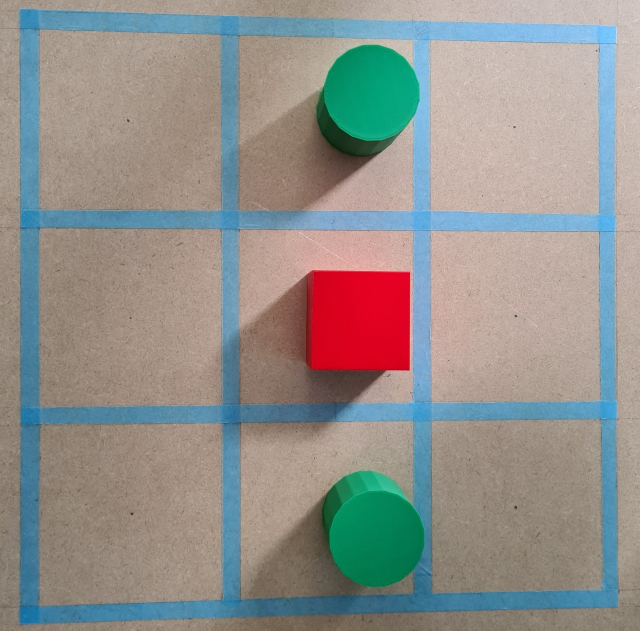
#> input picture shapes.jpg, 1280 x 1262 px (shown at 1/2 size)
$ python object_detection.py
#> lines starting #> are read from the running program, lines starting #| are printed output that depends on the picture; after the words box and inside, x2 and y2 are one past the last pixel; in counts of white or black regions, pixels touching at a corner belong together
import string
import cv2
import numpy as np

def findObject(object:string):
    if (object == "cube"):
        lower_range = np.array([169, 100, 100])
        upper_range = np.array([189, 255, 255])
        color = (0,255,0)
    else:
        lower_range = np.array([[50, 100, 100]])
        upper_range = np.array([90, 255, 255])
        color = (255,0,0)
    mask = cv2.inRange(hsv, lower_range, upper_range)
    mask = cv2.erode(mask, None, iterations=2)
    mask = cv2.dilate(mask, None, iterations=2)
    cent , _ = cv2.findContours(mask, cv2.RETR_EXTERNAL, cv2.CHAIN_APPROX_NONE)
    cv2.drawContours(resized,cent,-1,color,3)

    for (i,c) in enumerate(cent):
        M= cv2.moments(c)
        cx= int(M['m10']/M['m00'])
        cy= int(M['m01']/M['m00'])
        x,y,w,h= cv2.boundingRect(c)
        cv2.putText(resized, text= object, org=(cx-10,y+30),
                fontFace= cv2.FONT_HERSHEY_SIMPLEX, fontScale=1, color=(0,0,0),
                thickness=1, lineType=cv2.LINE_AA)

    count = (len(cent))
    print(object+":",count)


img = cv2.imread("shapes.jpg")
#> img is the input picture: shape (1262, 1280, 3); mean B, G, R 140.3, 144.2, 145.8

#Work with the image
scale_percent = 40 # percent of original size
width = int(img.shape[1] * scale_percent / 100)
#> width = 512
height = int(img.shape[0] * scale_percent / 100)
#> height = 504
dim = (width, height)
#> dim = (512, 504)
resized = cv2.resize(img, dim, interpolation = cv2.INTER_AREA)

hsv = cv2.cvtColor(resized, cv2.COLOR_BGR2HSV)
#> hsv: shape (504, 512, 3); mean H, S, V 38.4, 73.1, 167.6

findObject("cube")
#> in findObject, `mask = cv2.inRange(hsv, lower_range, upper_range)`:
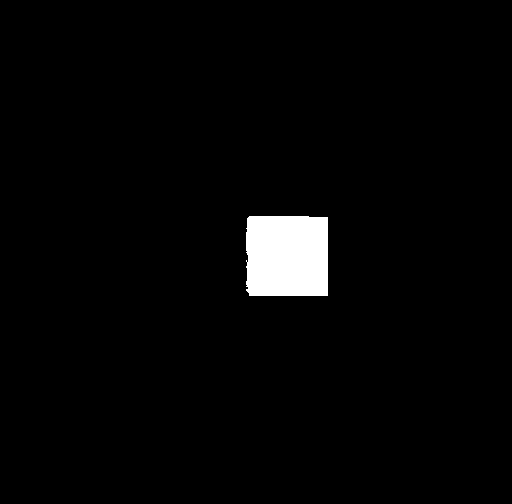
#> mask: shape (504, 512); 2.5% white; 1 white region, box (x1, y1, x2, y2) and area: (246, 216, 328, 296) 6474
#> in findObject, `mask = cv2.erode(mask, None, iterations=2)`:
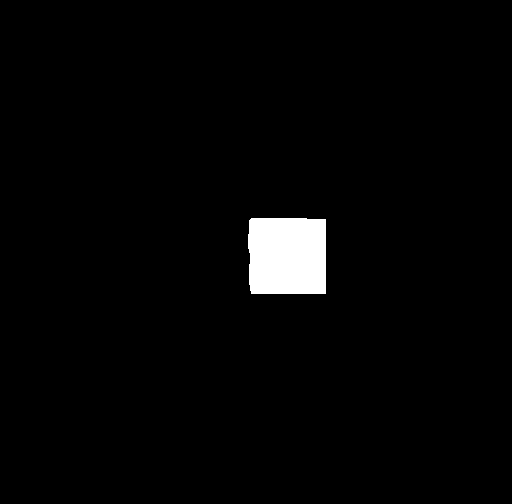
#> mask: shape (504, 512); 2.3% white; 1 white region, box (x1, y1, x2, y2) and area: (248, 218, 326, 294) 5822
#> in findObject, `mask = cv2.dilate(mask, None, iterations=2)`: mask: shape (504, 512); 2.5% white; 1 white region
#> in findObject, `cent , _ = cv2.findContours(mask, cv2.RETR_EXTERNAL, cv2.CHAIN_APPROX_..`: cent = 1 contour; box (x1, y1, x2, y2) and area: (246, 216, 328, 296) 6300
#> in findObject, `cv2.drawContours(resized,cent,-1,color,3)`:
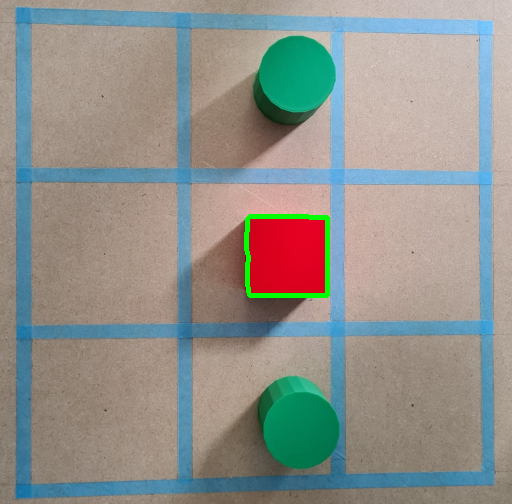
#> resized: shape (504, 512, 3); mean B, G, R 139.8, 145.4, 144.7
#> the loop in findObject, `for (i,c) in enumerate(cent):` made 1 pass
#> (cx, cy, x, y, w, h) on pass 1: (286, 255, 246, 216, 82, 80)
#> after the loop in findObject, `for (i,c) in enumerate(cent):`:
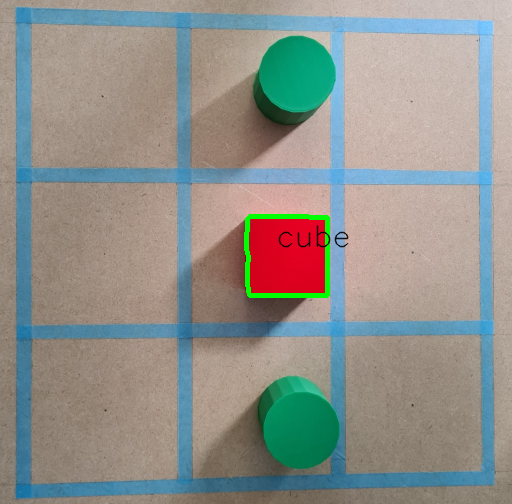
#> resized: shape (504, 512, 3); 0.19% of pixels changed, all inside (x1, y1, x2, y2) = (278, 225, 349, 248)
#> in findObject, `count = (len(cent))`: count = 1
#| cube: 1
findObject("cylinder")
#> call 2 of findObject, with object = 'cylinder'
#> in findObject (call 2), `mask = cv2.inRange(hsv, lower_range, upper_range)`: mask: shape (504, 512); 3.9% white; 4 white regions (2 under 20 px), largest, box (x1, y1, x2, y2) and area: (263, 376, 340, 469) 5478, (258, 36, 336, 113) 4628
#> in findObject (call 2), `mask = cv2.erode(mask, None, iterations=2)`:
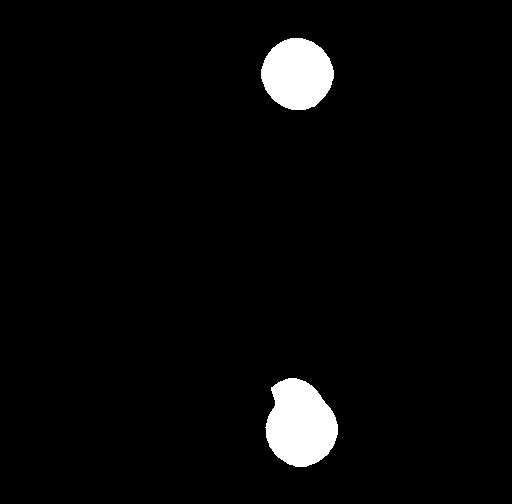
#> mask: shape (504, 512); 3.4% white; 2 white regions, box (x1, y1, x2, y2) and area: (265, 378, 338, 467) 4793, (261, 38, 334, 110) 4027
#> in findObject (call 2), `mask = cv2.dilate(mask, None, iterations=2)`: mask: shape (504, 512); 3.9% white; 2 white regions
#> in findObject (call 2), `cent , _ = cv2.findContours(mask, cv2.RETR_EXTERNAL, cv2.CHAIN_APPROX_..`: cent = 2 contours; box (x1, y1, x2, y2) and area: (263, 376, 340, 469) 5350, (259, 36, 336, 112) 4514
#> in findObject (call 2), `cv2.drawContours(resized,cent,-1,color,3)`:
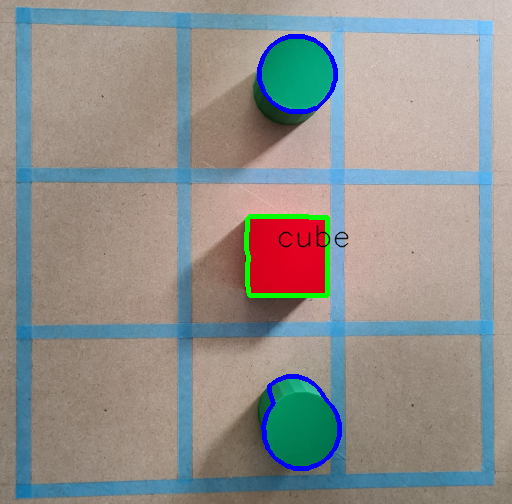
#> resized: shape (504, 512, 3); 0.89% of pixels changed, all inside (x1, y1, x2, y2) = (257, 34, 342, 471)
#> the loop in findObject (call 2), `for (i,c) in enumerate(cent):` made 2 passes
#> (cx, cy, x, y, w, h) on passes 1 to 2: (299, 423, 263, 376, 77, 93), (296, 73, 259, 36, 77, 76)
#> after the loop in findObject (call 2), `for (i,c) in enumerate(cent):`:
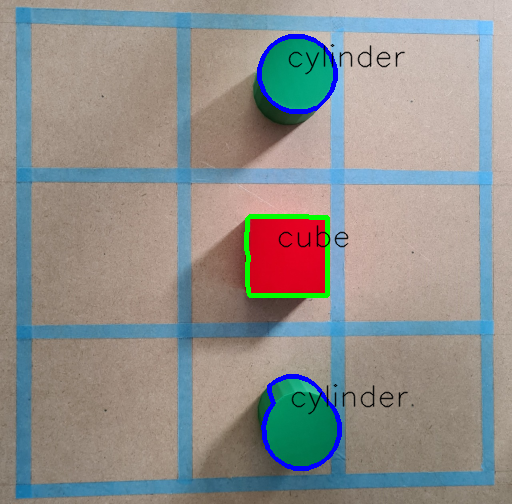
#> resized: shape (504, 512, 3); 0.61% of pixels changed, all inside (x1, y1, x2, y2) = (288, 44, 409, 415)
#> in findObject (call 2), `count = (len(cent))`: count = 2
#| cylinder: 2


cv2.imshow("Image", resized)

cv2.waitKey(0)
cv2.destroyAllWindows()
